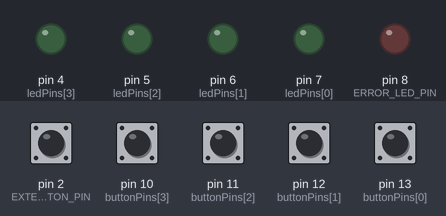
Recording of a sketch running on a simulated Arduino Uno, built with avr-gcc and run on an emulated ATmega328P. Shown: output pins drawn as LEDs (lit = HIGH). Inputs (shaded band) come from the test bench; at power-on: pin 2 (EXTERNAL_INTERUPT_BUTTON_PIN), pin 10 (buttonPins[3]), pin 11 (buttonPins[2]), pin 12 (buttonPins[1]), pin 13 (buttonPins[0]) HIGH. Random numbers use the default seed unless the sketch sets one; what the sketch prints to the serial monitor is not drawn.

Above: at 1.2 s.
1.3 s: pin 2 (EXTERNAL_INTERUPT_BUTTON_PIN) pulled LOW for 0.15 s
At 1.8 s:
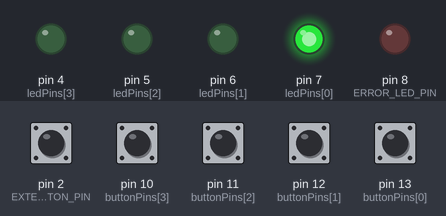
4.4 s: pin 10 (buttonPins[3]) pulled LOW for 0.15 s
At 5.8 s:
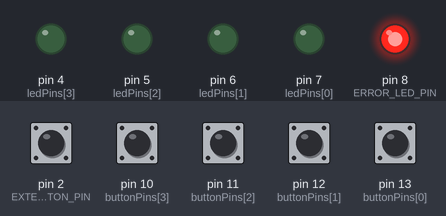
7.4 s: pin 11 (buttonPins[2]) pulled LOW for 0.15 s
At 7.7 s:
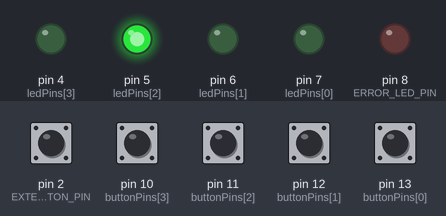
10.4 s: pin 12 (buttonPins[1]) pulled LOW for 0.15 s
At 10.8 s:
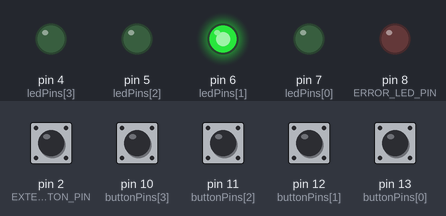
Timing chart, 0 to 16.0 s (numbered marks = the images above; inputs shaded):
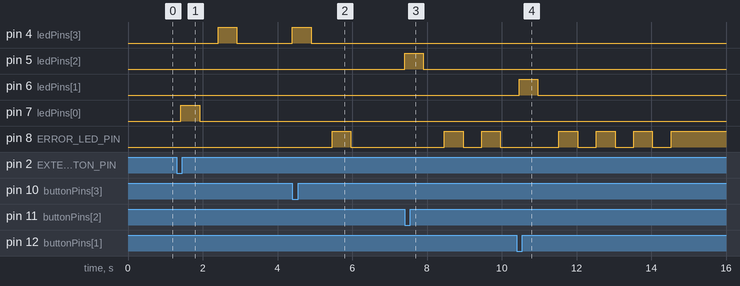

Measured:
- after the input at 1.3 s, pin 4 (ledPins[3]): LOW → HIGH after 1.1 s, → LOW 0.50 s later; pin 7 (ledPins[0]): LOW → HIGH after 0.11 s, → LOW 0.50 s later
- after the input at 4.4 s, pin 4 (ledPins[3]): LOW → HIGH at once, → LOW 0.50 s later; pin 8 (ERROR_LED_PIN): LOW → HIGH after 1.1 s, → LOW 0.50 s later
- after the input at 7.4 s, pin 5 (ledPins[2]): LOW → HIGH at once, → LOW 0.50 s later; pin 8 (ERROR_LED_PIN): alternates HIGH for 0.50 s and LOW for 0.50 s, starting after 1.1 s
- after the input at 10.4 s, pin 6 (ledPins[1]): LOW → HIGH after 0.07 s, → LOW 0.50 s later; pin 8 (ERROR_LED_PIN): alternates HIGH for 0.50 s and LOW for 0.50 s, 7 changes in all, then stays HIGH, starting after 1.1 s

The sketch:

sketch.ino
```cpp
#include <TimerOne.h> //Укључивање библиотеке која нам омогућава рад са Timer1
#define ERROR_LED_PIN 8 //Дефинисање пина диоде која означава стање грешке
#define EXTERNAL_INTERUPT_BUTTON_PIN 2 //Дефинисање пина тастера екстерног прекида
#define MAX_GAME_DIODE_COUNT 100 //Дефинисање максималног нивоа (100 диода у секвенци)
#define NUMBER_OF_DIODES 4 //Дефинисање броја диода

const byte ledPins[NUMBER_OF_DIODES] = {7, 6, 5, 4}; //Дефинисање низа пинова диода
const byte buttonPins[NUMBER_OF_DIODES] = {13, 12, 11, 10}; //Дефинисање низа пинова тастера (редослед одговара редоследу диода)
byte gameSequence[MAX_GAME_DIODE_COUNT]; //Дефинисање низа који чува секвенцу диода (максималне дужине 100)
byte lastCorrectDiodeInSequenceIndex, currentSequenceDiodeCount, triesCount;
/* Дефинисање промењљивих који чувају индекс последње погођене диоде у секвенци,
  тренутног броја диода у секвенци и број покушаја погађања */
bool isUserTimeoutAllowed; //Дефинисање промењљиве која проверава да ли је дозвољено активирати временски прекид

enum {
  IDLE_STATE,
  BEFORE_GAME_START,
  NEW_LEVEL_STARTED,
  WAITING_FOR_USER_SEQUENCE,
  BEFORE_NEXT_LEVEL,
  ON_GAME_END,
} state; //Дефинисање промењљиве enum типа која означава могућа стања током игре

void blinkDiode(byte diodePin){ //Функција која омогућава трептај једне диоде
  digitalWrite(diodePin, HIGH); //Паљење диоде
  delay(500); //Пауза
  digitalWrite(diodePin, LOW); //Гашење диоде
  delay(500); //Пауза
}

void playCurrentSequence() { //Функција кoја пролази кроз секвенцу и пали појединачне диоде
  for (int i = 0; i < currentSequenceDiodeCount; i++) { //Петља за пролазак кроз секвенцу
    blinkDiode(ledPins[gameSequence[i]]);
  }
  state = WAITING_FOR_USER_SEQUENCE; //Промена стања у стање чекања да корисник понови секвенцу
}

void startGame() { //Функција екстерног прекида за враћање првобитних вредности приликом покретања нове игре
  triesCount = 0;
  lastCorrectDiodeInSequenceIndex = 0;
  memset(gameSequence, 0, sizeof(gameSequence));
  gameSequence[0] = random(0, NUMBER_OF_DIODES); //Генерисање прве вредности у низу секвенци...
  currentSequenceDiodeCount = 1; //...и померање индекса у низу секвенци за један јер се почетна секвенца састоји од 2 диоде
  digitalWrite(ERROR_LED_PIN, LOW);
  digitalWrite(EXTERNAL_INTERUPT_BUTTON_PIN, LOW);
  detachInterrupt(digitalPinToInterrupt(EXTERNAL_INTERUPT_BUTTON_PIN)); //Уклањамо екстерни прекид јер нам више није потребан
  startNextLevel();
}

void startNextLevel(){ //Функција екстреног прекида за прелазак на следећи ниво
  delay(5*1000*1000);
  state = NEW_LEVEL_STARTED; //Прелазак у стање почетка новог нивоа
}

void wrongButtonPressed() { //Функција која се позива услед притиска погрешног тастера или путем временског прекида
  lastCorrectDiodeInSequenceIndex = 0; //Ресетовање бројача тренутне диоде коју је корисник последње погодио
  Serial.print(", почните секвенцу испочетка - Имате још "); //Наредне три линије исписују поруку о преосталом броју покушаја
  Serial.print(3 - ++triesCount);
  Serial.println(" покушај(а)! -");
  for (int i = 0; i < triesCount; i++) { //Диода која представља грешку, а она трепће онолико пута колико је покушаја искоришћено
    blinkDiode(ERROR_LED_PIN);
  }
  isUserTimeoutAllowed = false; //Забрана активирања временског прекида (активираће се поново када корисник притисне први исправан тастер поново)
  if (triesCount >= 3) state = ON_GAME_END; //Уколико је истекао број покушаја систем прелази у стање завршетка
}

void checkUserSequenceTimeout() { //Прекидна рутина која настаје након истека времена тајмера
  if (isUserTimeoutAllowed && triesCount < 3) { //Провера да ли је дозвољено активирати временски прекид
    Serial.print("- Сувише сте дуго чекали да притиснете следећи тастер");
    wrongButtonPressed(); //Позив функције грешке
  } //Овај временски прекид се активира када корисник чека сувише дуго (3.5 секунди) између понављања две узастопне диоде у секвенци
}

void setup() { //Функција која се увек позива приликом покретања ардуина
  Serial.begin(9600); //Иницијализација серијског приказа са брзином преноса података од 9600 bps.
  for(int i = 0; i < NUMBER_OF_DIODES; i++){
    pinMode(ledPins[i], OUTPUT); //Постављање дигиталних пинова диода као излазне
    pinMode(buttonPins[i], INPUT_PULLUP); //https://create.arduino.cc/projecthub/Hack-star-Arduino/push-buttons-and-arduino-a-simple-guide-wokwi-simulator-c2281f?ref=user&ref_id=1743724&offset=0
  }
  pinMode(ERROR_LED_PIN, OUTPUT);
  pinMode(EXTERNAL_INTERUPT_BUTTON_PIN, INPUT_PULLUP); //Користи се интерни pull-up отпорник

  attachInterrupt(digitalPinToInterrupt(EXTERNAL_INTERUPT_BUTTON_PIN), startGame, FALLING); //Додељује се функција покретања нове игре екстерног прекида зеленом тастеру која се активира детектовањем силазне ивице напона (1 --> 0)
  randomSeed(analogRead(A0)); //Иницијализација генератора псеудо сличајних бројева коришћењем вредности прочитане на аналогном пину А0 као seed
  Timer1.initialize(3500000); //Иницијализација тајмера за времеснки прекид приликом дугог чекања на 3.5 секунди
  Timer1.attachInterrupt(checkUserSequenceTimeout); //Везивање функције као прекидну рутину тајмера
  Timer1.stop(); //Прекид тајмера до почетка игре
  Serial.println("*** Добродошли у игру ***"); //Приказ поруке добродошлице
  state = BEFORE_GAME_START; //Промена стања на стање почетка нове игре
}

void loop() {
  switch (state) { //Провера стања у коме се тренутно налази систем
    case BEFORE_GAME_START: //Случај када је систем у стању пре почетка нове игре
      Serial.println("** Можете почети нову игру притиском зеленог тастер. Када игра почне будите спремни да испратите прву секвенцу која се састоји од две упаљене диоде. Срећно! **");
      state = IDLE_STATE; //Прелазак у стање мировања
      break;
    case NEW_LEVEL_STARTED: //Случај када је систем у стању почетка новог нивоа
      Serial.print("* НИВО "); //Наредне 4 линије исписују поруку која показује који је тренутни ниво
      Serial.print(currentSequenceDiodeCount);
      Serial.print(" ЈЕ ДОСТИГНУТ - ");
      Serial.println("ГЛЕДАЈТЕ ПАЖЉИВО ДИОДЕ! *");
      gameSequence[currentSequenceDiodeCount++] = random(0, NUMBER_OF_DIODES); //Додавање нове вредности индекса диоде у секвенцу и инкремент бројача укупне количине диода у секвенци за један
      state = IDLE_STATE; //Прелазак у стање мировања
      playCurrentSequence(); //Позив функције за трептање диода по секвенци
      break;
    case WAITING_FOR_USER_SEQUENCE: //Случај када је систем у стању чекања на понављање секвенце од стране корисника
      Timer1.start(); //Покретање тајмера
      do {
        for (byte i = 0; i < NUMBER_OF_DIODES; i++) { //Петља која пролази кроз све тастере и проверава да ли је неки од њих притиснут
          if (digitalRead(buttonPins[i]) == LOW) { //Уколико је тастер притиснут дешава се провера
            blinkDiode(ledPins[i]);
            if (i != gameSequence[lastCorrectDiodeInSequenceIndex] && triesCount < 3) { //Уколико та диода није тренутна у секвенци...
              Serial.print("- Погрешна диода"); //...исписујемо поруку и...
              wrongButtonPressed(); //...позивамо функцију грешке
            }
            else {
              Timer1.restart(); //Рестартовање бројача тајмера
              isUserTimeoutAllowed = true; //Давање дозволе за временски прекид
              lastCorrectDiodeInSequenceIndex++; //Инкремент бројача погођених диода у секвенци
            }
          }
        }
        delay(1); //Неопходна пауза приликом провере
      } while (lastCorrectDiodeInSequenceIndex < currentSequenceDiodeCount && triesCount < 3); //Петња се понавља докле год се не понови цела секвенца или истекне број покушаја
      Timer1.stop(); //Прекидање временског бројача
      if (state == WAITING_FOR_USER_SEQUENCE) state = BEFORE_NEXT_LEVEL; //Прелазак у стање пре почетка следећег нивоа (уколико се идаље налазимо у овом стању*)
      break; //* Могуће је да се нађемо и у стању завршетка игре уколико је искоришћен максимални број покушаја, а није погођена секвенца
    case BEFORE_NEXT_LEVEL: //Случај када је систем у стању пре почетка следећег нивоа
      Serial.println("+ ЧЕСТИТКЕ СЕКВЕНЦА ЈЕ ТАЧНА * Када будете спремни притисните зелени тастер за наставак +"); //Испис поруке честитке
      triesCount = 0; //Ресетовање броја покушаја
      lastCorrectDiodeInSequenceIndex = 0; //Ресетовање бројача погођених диода у секвенци
      if (currentSequenceDiodeCount >= MAX_GAME_DIODE_COUNT) { //Провера да ли смо погодили све диоде целокупне секвенце
        isUserTimeoutAllowed = false;
        state = ON_GAME_END; //Прелазак у стање завршетка игре
      } else {
        attachInterrupt(digitalPinToInterrupt(EXTERNAL_INTERUPT_BUTTON_PIN), startNextLevel, FALLING); //Додељује се функција промене нивоа екстерног прекида зеленом тастеру која се активира детектовањем силазне ивице напона (1 --> 0)
        state = IDLE_STATE; //Прелазак у стање мировања
      }
      break;
    case ON_GAME_END: //Случај када је систем у стању завршетка игре
      digitalWrite(ERROR_LED_PIN, HIGH); //Диода грешке остаје заувек упаљена
      if (triesCount >= 3) { //Провера да ли смо у ово стање дошли услед истека броја покушаја
        Serial.print("*** Игра је завршена услед истека броја покушаја! Достигли сте ниво: ");
        Serial.print(currentSequenceDiodeCount - 2); //Последњи достигнути ниво одговара тренутном броју диода у секвенци умањен за 2, јер не рачунамо последњи ниво и због чињенице да низ креће од нуле нуле (јер се иницијално секвенца састоји од две диоде)
        Serial.println(" ***");
      } //Или смо успешно прешли све нивое
      else Serial.println("*** Игра је успешно завршена! Успешно сте поновили целокупну секвенцу. Све честитке! ***");
      attachInterrupt(digitalPinToInterrupt(EXTERNAL_INTERUPT_BUTTON_PIN), startGame, FALLING); //Додељује се функција покретања нове игре екстерног прекида зеленом тастеру која се активира детектовањем силазне ивице напона (1 --> 0)
      state = IDLE_STATE; //Прелазак у стање мировања (у овом случају ће то бити крајње стање)
      break;
    case IDLE_STATE: break; //Случај када је систем у стању мировања (ништа се не дешава већ се понавља празна петља)
    default: //Непознато стање (највероватније систем никада неће доћи у ово стање)
      for(int i = 0; i < NUMBER_OF_DIODES; i++){
        digitalWrite(ledPins[i], HIGH);
      }
      Serial.println("**** Грешка: Систем се налази у непознатом стању! Потребно је поновно покретање система ****");
  }
}
```
